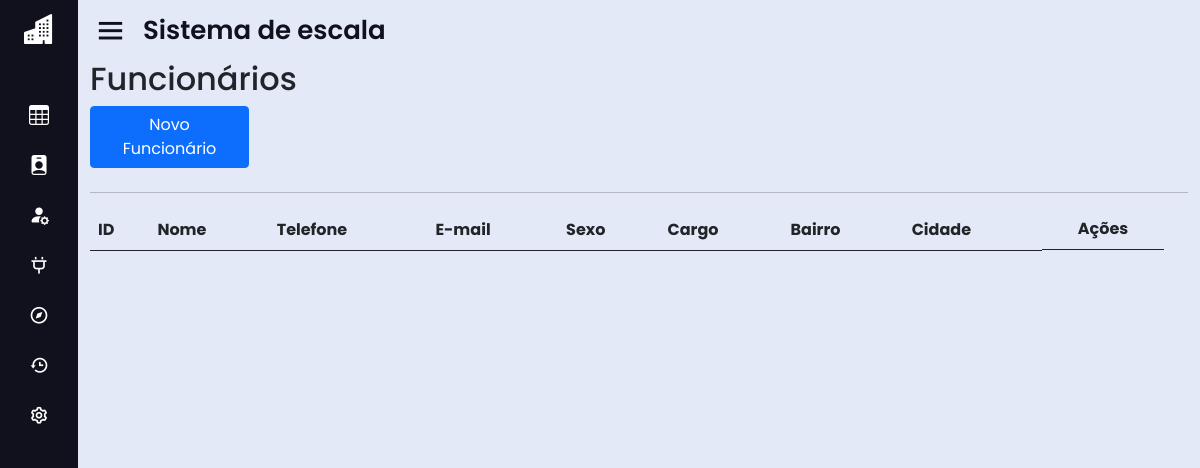
The app's page /system.php?page=lista_func, older data.
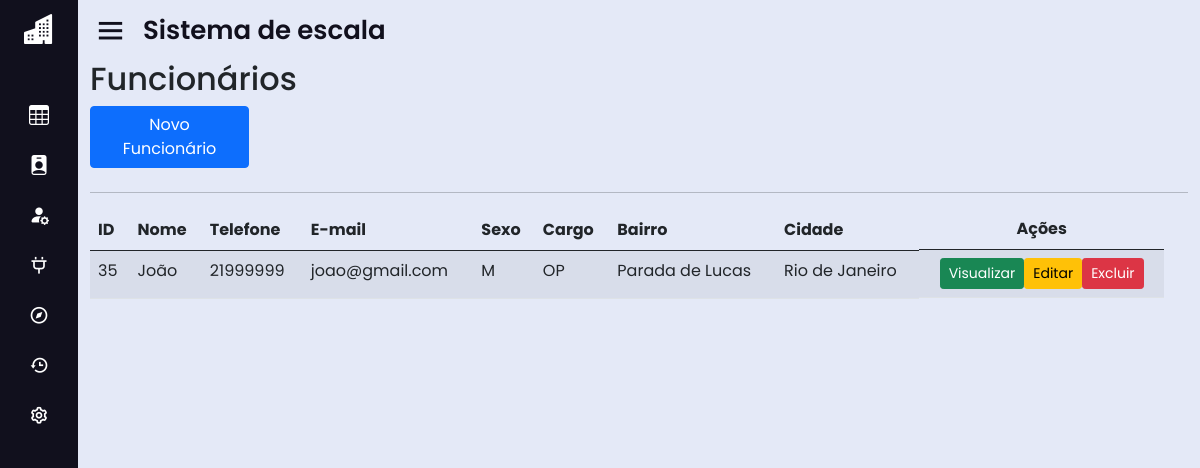
The same page, newer data.
### tables this page shows
CREATE TABLE IF NOT EXISTS `endereco` (
  `id_end` int(11) NOT NULL AUTO_INCREMENT,
  `rua_end` varchar(50) DEFAULT NULL,
  `compl_end` varchar(50) DEFAULT NULL,
  `cep_end` varchar(50) DEFAULT NULL,
  `bairro_end` varchar(50) DEFAULT NULL,
  `cidade_end` varchar(50) DEFAULT NULL,
  `estado_end` varchar(50) DEFAULT NULL,
  `id_func` int(11) DEFAULT NULL,
  PRIMARY KEY (`id_end`) USING BTREE,
  KEY `endereco_ibfk_1` (`id_func`) USING BTREE,
  CONSTRAINT `endereco_ibfk_1` FOREIGN KEY (`id_func`) REFERENCES `funcionario` (`id_func`) ON DELETE CASCADE ON UPDATE CASCADE
);

CREATE TABLE IF NOT EXISTS `funcionario` (
  `id_func` int(11) NOT NULL AUTO_INCREMENT,
  `nome_func` varchar(50) DEFAULT NULL,
  `cargo_func` varchar(50) DEFAULT NULL,
  `telefone_func` varchar(50) DEFAULT NULL,
  `sexo_func` varchar(50) DEFAULT NULL,
  `email_func` varchar(50) DEFAULT NULL,
  PRIMARY KEY (`id_func`) USING BTREE
);

### sis/funcionario/lista_func.php (the view, shortened to what this page needs)
<div id="main" class="container-fluid">
	<div id="top" class="row">
		<div class="col-md-11">
			<h2>Funcionários</h2>
		</div>
		<div class="col-md-2">
			<a href="?page=fadd_func" class="btn btn-primary pull-left h2">Novo Funcionário</a>
		</div>
	</div>
	<hr/>
	<div id="list" class="row">
		<div class="table-responsive col-md-12">
			<?php
				$data = mysqli_query($con, "select * from funcionario, endereco where funcionario.id_func = endereco.id_func;");
				echo "<table class='table table-striped' cellspacing='0' cellpading='0'>";
				echo "<thead><tr>";
				echo "<td><strong>ID</strong></td>";
				echo "<td><strong>Nome</strong></td>";
				echo "<td><strong>Telefone</strong></td>";
				echo "<td><strong>E-mail</strong></td>";
				echo "<td><strong>Sexo</strong></td>";
				echo "<td><strong>Cargo</strong></td>";
				echo "<td><strong>Bairro</strong></td>";
				echo "<td><strong>Cidade</strong></td>";
				echo "<td class='actions d-flex justify-content-center'><strong>Ações</strong></td>";
				echo "</tr></thead><tbody>";
				while($info = mysqli_fetch_array($data)){
					echo "<tr>";
					echo "<td>".$info['id_func']."</td>";
					echo "<td>".$info['nome_func']."</td>";
					echo "<td>".$info['telefone_func']." </td>";
					echo "<td>".$info['email_func']." </td>";
					echo "<td>".$info['sexo_func']."</td>";
					echo "<td>".$info['cargo_func']."</td>";
					echo "<td>".$info['bairro_end']."</td>";
					echo "<td>".$info['cidade_end']."</td>";
					echo "<td class='actions btn-group-sm d-flex justify-content-center'>";
					echo "<a class='btn btn-success btn-xs' href=?page=view_func&id_func=".$info['id_func']."> Visualizar </a>";
					echo "<a class='btn btn-warning btn-xs' href=?page=fedita_func&id_func=".$info['id_func']."> Editar </a>";
					echo "<a href=?page=excluir_func&id_func=".$info['id_func']." class='btn btn-danger btn-xs'> Excluir </a></td>";
				}
				echo "</tr></tbody></table>";
			?>
		</div>
	</div>
</div>

Row changes from the older to the newer data that the page shows:
added endereco: id_func "35", id_func.nome_func "João", id_func.telefone_func "21999999", id_func.email_func "joao@gmail.com", id_func.sexo_func "M", id_func.cargo_func "OP", bairro_end "Parada de Lucas", cidade_end "Rio de Janeiro"
